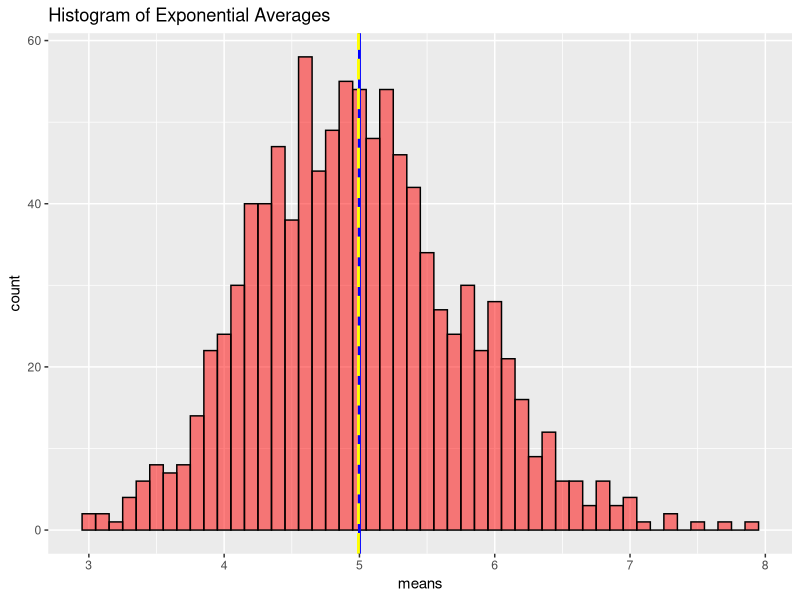
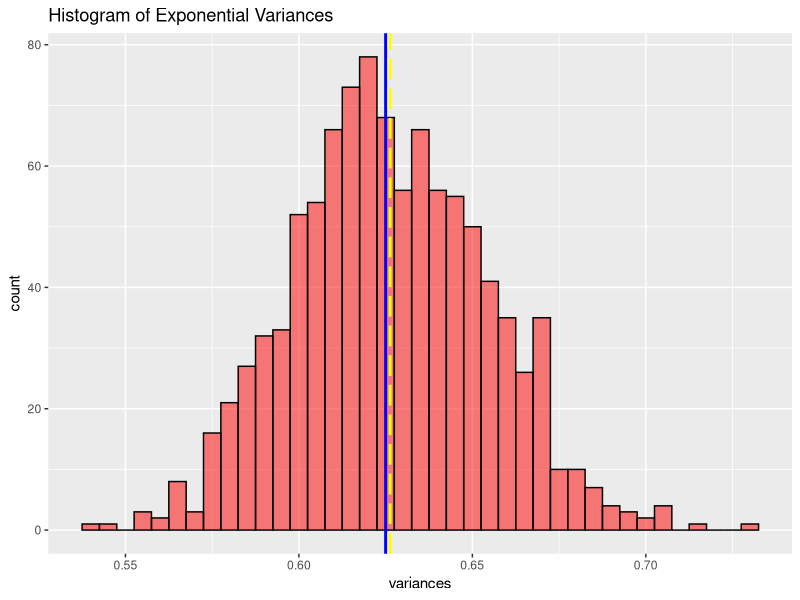
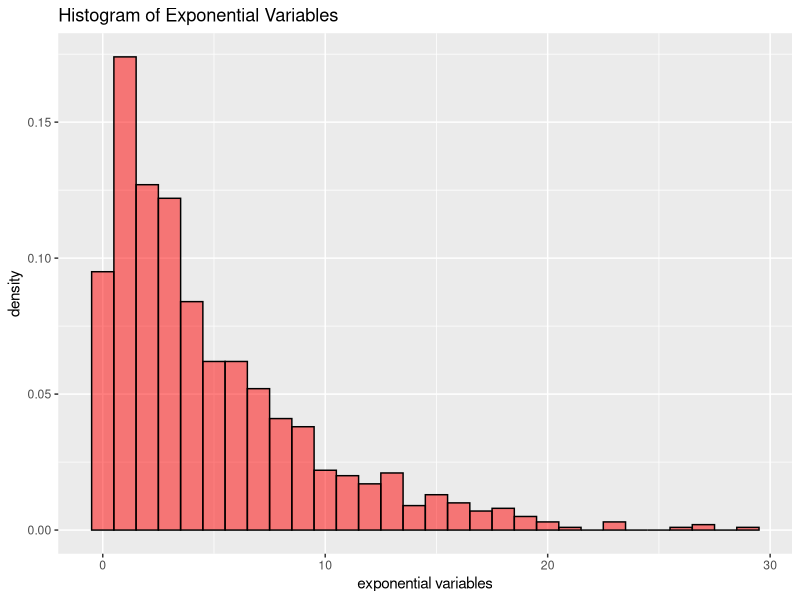
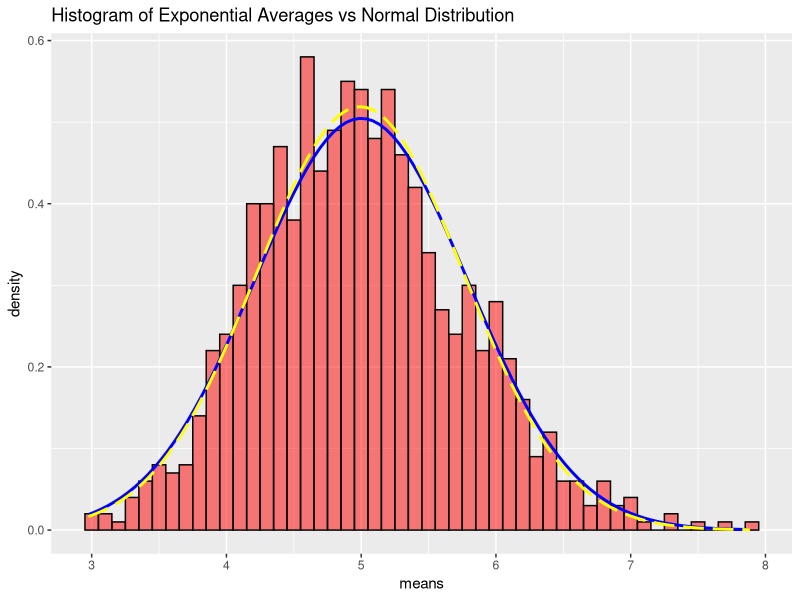

The R script that drew these images, in order:
## ---- chunk 1
library(ggplot2)
set.seed(18)
lambda<-0.2
N<-40
nosim<-1000
expMeans <- NULL
for (i in 1 : nosim) {
      expMeans = c(expMeans, mean(rexp(N,lambda)))
}
## ---- chunk 2
mean(expMeans)
## ---- chunk 3
1/lambda
## ---- chunk 4

dfexpMeans <-as.data.frame(expMeans)
plot <- ggplot(dfexpMeans,aes(x=expMeans))
plot <- plot + geom_histogram(binwidth=.1,
                  fill="red", col="black",alpha=0.5)+
            geom_vline(xintercept=1/lambda,col="blue",size=1)+
            geom_vline(xintercept=mean(expMeans),col="yellow",size=1,
                       linetype="longdash") +
            xlab("means") +
            ggtitle("Histogram of Exponential Averages")
plot
## ---- chunk 5
var(expMeans)
## ---- chunk 6
1/(lambda^2*N)
## ---- chunk 7
expVars<-NULL
for (j in 1: nosim) {
      expMeans2 <- NULL
      for (i in 1 : nosim) {
            expMeans2 = c(expMeans2, mean(rexp(N,lambda)))
      }
      expVars<-c(expVars,var(expMeans2))
}
dfexpVars <-as.data.frame(expVars)
plot <- ggplot(dfexpVars,aes(x=expVars))
plot <- plot + geom_histogram(binwidth=.005,
                  fill="red", col="black",alpha=0.5)+
            geom_vline(xintercept=1/(lambda^2*N),col="blue",size=1)+
            geom_vline(xintercept=mean(expVars),col="yellow",size=1,
                       linetype="longdash") +
            xlab("variances") +
            ggtitle("Histogram of Exponential Variances")
plot
## ---- chunk 8
exp<-rexp(1000,lambda)
dfexp <-as.data.frame(exp)
plot <- ggplot(dfexp,aes(x=exp))
plot <- plot + geom_histogram(aes(y=..density..),binwidth=1,
            fill="red", col="black",alpha=0.5) +
            xlab("exponential variables") +
            ggtitle("Histogram of Exponential Variables")
plot

## ---- chunk 9
library(ggplot2)
dfexpMeans <-as.data.frame(expMeans)
plot <- ggplot(dfexpMeans,aes(x=expMeans))
plot <- plot + geom_histogram(aes(y=..density..),binwidth=.1,
            fill="red", col="black",alpha=0.5)
plot <- plot + stat_function(fun=dnorm, size=1,
            col="blue", args=list(mean=1/lambda,sd=1/(lambda*sqrt(N))))
plot <- plot + stat_function(fun=dnorm, size=1, linetype="longdash",
            col="yellow", args=list(mean=mean(expMeans),sd=sd(expMeans)))+
      xlab("means") +
      ggtitle("Histogram of Exponential Averages vs Normal Distribution")
plot

